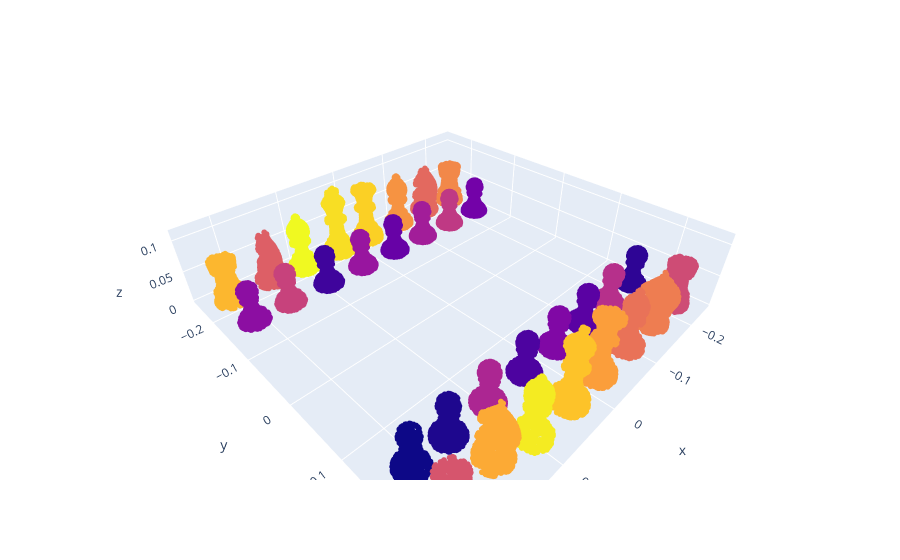

The notebook cell saved with this chart:
### Code cell
fig = multiplot(pcds)
iplot(fig)

### Figure 1 — Plotly figure (JSON) as saved in the notebook; plotly's stock layout.template omitted (floating-point values rounded to 4 significant figures; data arrays with more than 128 entries replaced by an {"elided": "..."} marker saying what was removed)
{"data": [{"hovertemplate": "<extra></extra>", "legendgroup": "", "marker": {"color": "#636efa", "symbol": "circle"}, "mode": "markers", "name": "", "scene": "scene", "showlegend": false, "type": "scatter3d"}, {"marker": {"color": {"elided": "29299 int values"}, "size": 2}, "mode": "markers", "type": "scatter3d", "x": {"elided": "29299 float values"}, "y": {"elided": "29299 float values"}, "z": {"elided": "29299 float values"}}], "layout": {"legend": {"tracegroupgap": 0}, "margin": {"t": 60}, "scene": {"aspectmode": "data", "domain": {"x": [0, 1], "y": [0, 1]}}}}
